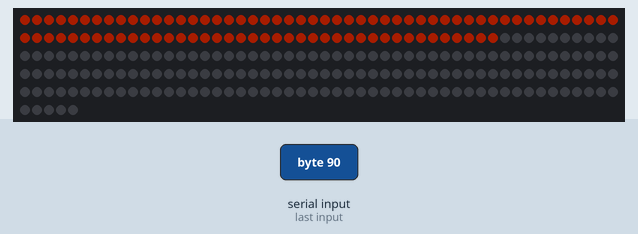
Recording of a sketch running on a simulated Arduino Uno, built with avr-gcc and run on an emulated ATmega328P. Shown: 255 RGB LEDs in strip order, left to right, continuing on the next row. Inputs (shaded band) come from the test bench. Dim RGB values are drawn brighter than linear; what the sketch prints to the serial monitor is not drawn.

1.3 s: byte 30 received over Serial
2.8 s: byte 90 received over Serial
Above: at 3.3 s.
4.3 s: byte 120 received over Serial
Timing chart, 0 to 7.3 s (numbered marks = the images above; inputs shaded):
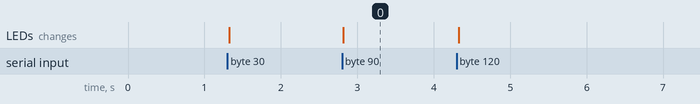

The sketch:

LED_TRAIL_HSV.ino
```cpp
#include <FastLED.h>
#define NUM_LEDS 255
#define DATA_PIN 2 //How boring and obvious!
#define COLOR_ORDER GRB //Green (G), Red (R), Blue (B)
#define CHIPSET WS2812B
#define BRIGHTNESS 50
#define VOLTS 5
#define MAX_AMPS 500 //value in milliamps

//ENOUGH NONSENSE!

CRGB leds[NUM_LEDS];
int incomingByte; // for incoming serial data
int flip=0;

void setup() {

FastLED.addLeds<CHIPSET,DATA_PIN,COLOR_ORDER>(leds,NUM_LEDS);
FastLED.setMaxPowerInVoltsAndMilliamps(VOLTS,MAX_AMPS);
FastLED.setBrightness(BRIGHTNESS);
FastLED.clear();
FastLED.show();
Serial.begin(115200); // opens serial port, sets data rate to 115200 bps

//LYDIA IS ALIVE!!!!!!!!!!!!!!!!!!!!

}

void loop() { //Swirly, twirly effect

  if (Serial.available() > 0) {
    // read the incoming byte:
    incomingByte = Serial.read();
    Serial.write(incomingByte);
  }

  for (int i=0; i<NUM_LEDS; i++) {
    if (i<incomingByte){
      leds[i] = CHSV(15,255,255);
     }
    else{

      if (leds[i]==CHSV(15,255,255)){
        leds[i] = CHSV(225,255,255);
      }
      else{
        leds[i]=CHSV(0,0,0);
      }

    }
  }

  FastLED.show();
  delay(10);
}
```

Measured:
- after the input at 2.8 s, the LEDs: change at once (image 0)
